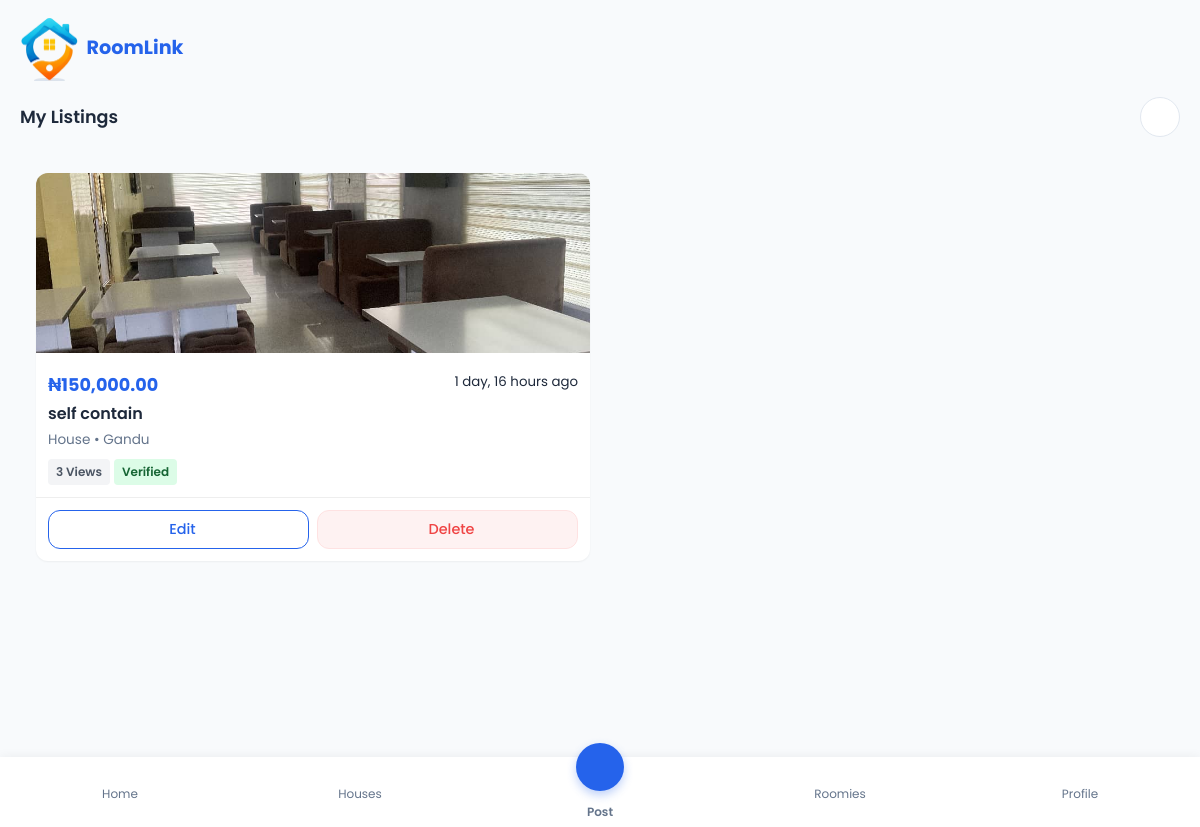
Screenshot of /my-listings/ (signed in) with the database file from the repository.
### core/models.py (models this page shows, shortened)
class Listing(models.Model):
    LISTING_TYPE_CHOICES = [
        ('house', 'House'),
        ('roommate', 'Roommate'),
    ]
    title = models.CharField(max_length=255)
    description = models.TextField()
    rent = models.DecimalField(max_digits=10, decimal_places=2)
    location = models.CharField(max_length=255)
    listing_type = models.CharField(max_length=20, choices=LISTING_TYPE_CHOICES)
    GENDER_CHOICES = [('male', 'Male'), ('female', 'Female')]
    gender_preference = models.CharField(max_length=10, choices=GENDER_CHOICES, blank=True, null=True)
    LEVEL_CHOICES = [('100', '100 Lvl'), ('200', '200 Lvl'), ('300', '300 Lvl'), ('400', '400 Lvl'), ('500', '500 Lvl')]
    level_preference = models.CharField(max_length=10, choices=LEVEL_CHOICES, blank=True, null=True)
    interests = models.CharField(max_length=255, blank=True, null=True, help_text="Comma separated interests (e.g. Reading, Music, Sports)")
    image = models.ImageField(upload_to='listing_images/', blank=True, null=True)
    posted_by = models.ForeignKey(User, on_delete=models.CASCADE, related_name='listings')
    is_verified_listing = models.BooleanField(default=False)
    views_count = models.PositiveIntegerField(default=0)
    created_at = models.DateTimeField(auto_now_add=True)

### core/views.py (the view)
# urls.py: path('my-listings/', views.my_listings, name='my_listings'),
@login_required
def my_listings(request):
    user_listings = Listing.objects.filter(posted_by=request.user).order_by('-created_at')
    return render(request, 'my_listings.html', {'user_listings': user_listings})

### templates/my_listings.html (shortened to what this page needs)
{% extends 'base.html' %}
{% load static humanize %}
{% block content %}
<section id="my-listings-screen" class="screen-page">
    <div class="modal-header">
        <h3>My Listings</h3>
        <a href="{% url 'profile' %}" class="btn-icon"></a>
    </div>
    <div class="listings-grid" style="padding: 16px;">
        {% for house in user_listings %}
        <div class="card">
            <a href="{% url 'listing_detail' house.id %}" style="text-decoration:none; color:inherit;">
                {% if house.image %}
                <img src="{{ house.image.url }}" class="card-image" alt="{{ house.title }}">
                {% else %}
                <div class="card-image" style="background:#f0f0f0; display:flex; align-items:center; justify-content:center; color:#aaa;">
                    <i class="ph ph-image" style="font-size:2rem;"></i>
                </div>
                {% endif %}
                <div class="card-content">
                    <div style="display:flex;justify-content:space-between;align-items:start;">
                        <div class="card-price">
                            ₦{{ house.rent|intcomma }}
                        </div>
                        <small>{{ house.created_at|timesince }} ago</small>
                    </div>
                    <h3 style="font-size:1rem;margin:4px 0;">{{ house.title }}</h3>
                    <div class="card-meta">{{ house.get_listing_type_display }} • {{ house.location }}</div>
                    <div style="margin-top:8px; display:flex; gap:4px; flex-wrap:wrap;">
                        <span class="badge" style="background:#f3f4f6; color:#4b5563;"> {{ house.views_count }} Views</span>
                        {% if house.listing_type != 'roommate' %}
                            {% if house.is_verified_listing %}
                            <span class="badge badge-verified"> Verified</span>
                            {% else %}
                            <span class="badge" style="background:#FEF3C7; color:#B45309;">Unverified</span>
                            {% endif %}
                        {% endif %}
                    </div>
                </div>
            </a>
            <div style="padding: 12px; border-top: 1px solid #eee; display:flex; gap: 8px;">
                <a href="{% url 'edit_listing' house.id %}" class="btn btn-secondary" style="flex:1; font-size:0.9rem; padding: 8px;"> Edit</a>
                <a href="{% url 'delete_listing' house.id %}" class="btn btn-secondary" style="flex:1; font-size:0.9rem; padding: 8px; color: #ef4444; border-color: #fee2e2; background: #fef2f2;" onclick="return confirm('Are you sure you want to delete this listing?')"> Delete</a>
            </div>
        </div>
        {% endfor %}
    </div>
</section>
{% endblock %}

### static/css/styles.css (style rules this page uses)
:root { --primary: #2563EB; --primary-dark: #1D4ED8; --secondary: #F97316; --bg-color: #F8FAFC; --card-bg: #FFFFFF; --text-main: #1E293B; --text-muted: #64748B; --border-color: #E2E8F0; --shadow-sm: 0 1px 2px 0 rgb(0 0 0 / 0.05); --shadow-md: 0 4px 6px -1px rgb(0 0 0 / 0.1), 0 2px 4px -2px rgb(0 0 0 / 0.1); --radius-sm: 8px; --radius-md: 12px; --radius-lg: 16px; --nav-height: 70px; }
* { box-sizing: border-box; margin: 0; padding: 0; -webkit-tap-highlight-color: transparent; }
body { font-family: 'Poppins', -apple-system, BlinkMacSystemFont, "Segoe UI", Roboto, Helvetica, Arial, sans-serif; background-color: var(--bg-color); color: var(--text-main); line-height: 1.5; padding-bottom: calc(var(--nav-height) + 20px); overscroll-behavior-y: none; }
h3 { font-size: 1.1rem; font-weight: 600; }
a { text-decoration: none; color: inherit; }
.btn { display: inline-flex; align-items: center; justify-content: center; gap: 8px; padding: 12px 20px; border-radius: var(--radius-md); font-weight: 500; border: none; cursor: pointer; transition: transform 0.15s ease, opacity 0.2s; font-size: 1rem; text-decoration: none; }
.btn-secondary { background-color: white; color: var(--primary); border: 1px solid var(--primary); }
.btn-icon { background: white; border: 1px solid var(--border-color); width: 40px; height: 40px; border-radius: 50%; display: flex; align-items: center; justify-content: center; font-size: 1.2rem; cursor: pointer; color: var(--text-main); }
.screen-page { padding: 0 20px; animation: fadeIn 0.3s ease; min-height: 80vh; }
.card { background: var(--card-bg); border-radius: var(--radius-md); overflow: hidden; box-shadow: var(--shadow-sm); transition: transform 0.2s; height: 100%; }
.card-image { width: 100%; height: 180px; object-fit: cover; background-color: #eee; }
.card-content { padding: 12px; }
.card-price { font-weight: 700; font-size: 1.1rem; color: var(--primary); }
.card-meta { display: flex; align-items: center; gap: 12px; font-size: 0.85rem; color: var(--text-muted); margin-top: 4px; }
.badge { padding: 4px 8px; border-radius: 4px; font-size: 0.75rem; font-weight: 600; display: inline-block; }
.badge-verified { background-color: #DCFCE7; color: #166534; }
.listings-grid { display: grid; gap: 20px; grid-template-columns: 1fr; }
@media (min-width: 600px) { .listings-grid { grid-template-columns: repeat(2, 1fr); } }
.modal-header { display: flex; justify-content: space-between; align-items: center; margin-bottom: 20px; }

### rows the page displays
Listing: image (picture), rent "150,000.00", created_at "1 day, 16 hours", title "self contain", listing_type "House", location "Gandu", views_count "3", is_verified_listing "Verified"
